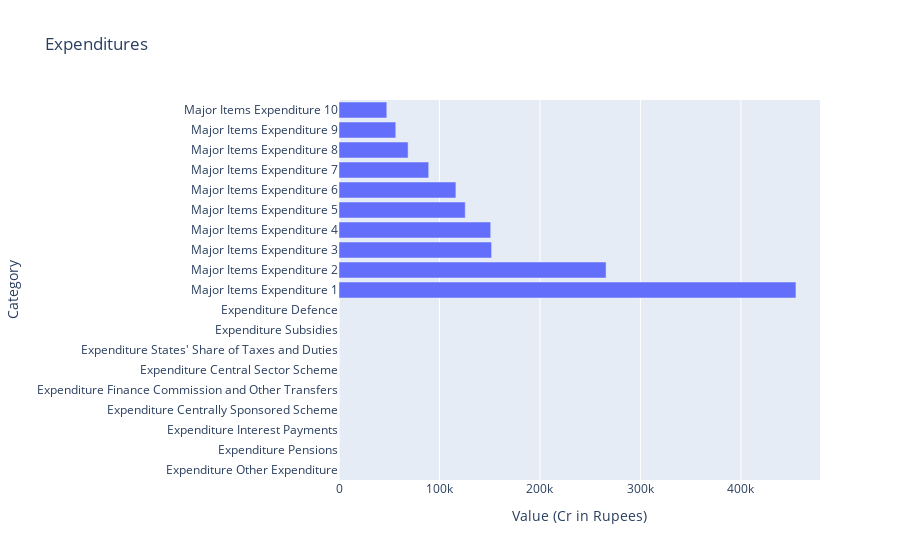

Notebook code cell kept with this figure:
### Code cell
fig_expenditures = px.bar(expenditures, x = "Value", y = "Category", orientation='h', title="Expenditures",
       labels={"Value": "Value (Cr in Rupees)", "Category": "Category"})
fig_expenditures.show()

### Figure 1 — Plotly figure (JSON) as saved in the notebook; plotly's stock layout.template omitted (floating-point values rounded to 4 significant figures)
{"data": [{"alignmentgroup": "True", "hovertemplate": "Value (Cr in Rupees)=%{x}<br>Category=%{y}<extra></extra>", "legendgroup": "", "marker": {"color": "#636efa", "pattern": {"shape": ""}}, "name": "", "offsetgroup": "", "orientation": "h", "showlegend": false, "textposition": "auto", "type": "bar", "x": [9, 4, 19, 8, 9, 16, 21, 6, 8, 454773, 265808, 151851, 150983, 125638, 116342, 89287, 68769, 56501, 47559], "xaxis": "x", "y": ["Expenditure Other Expenditure", "Expenditure Pensions", "Expenditure Interest Payments", "Expenditure Centrally Sponsored Scheme", "Expenditure Finance Commission and Other Transfers", "Expenditure Central Sector Scheme", "Expenditure States' Share of Taxes and Duties", "Expenditure Subsidies", "Expenditure Defence", "Major Items Expenditure 1", "Major Items Expenditure 2", "Major Items Expenditure 3", "Major Items Expenditure 4", "Major Items Expenditure 5", "Major Items Expenditure 6", "Major Items Expenditure 7", "Major Items Expenditure 8", "Major Items Expenditure 9", "Major Items Expenditure 10"], "yaxis": "y"}], "layout": {"barmode": "relative", "legend": {"tracegroupgap": 0}, "title": {"text": "Expenditures"}, "xaxis": {"anchor": "y", "domain": [0, 1], "title": {"text": "Value (Cr in Rupees)"}}, "yaxis": {"anchor": "x", "domain": [0, 1], "title": {"text": "Category"}}}}
